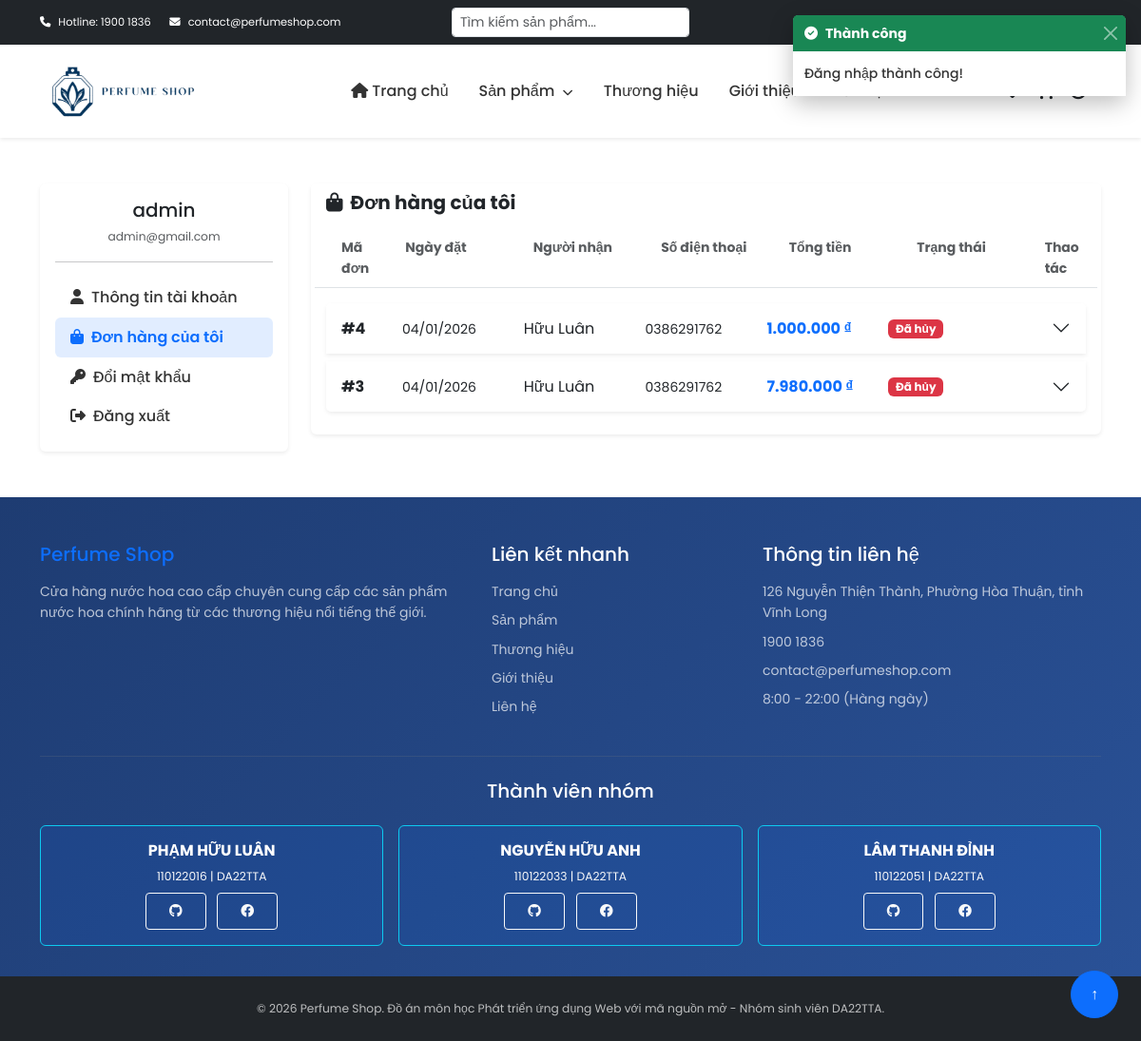
The page /views/account/orders.php (signed in) on the database as committed earlier.
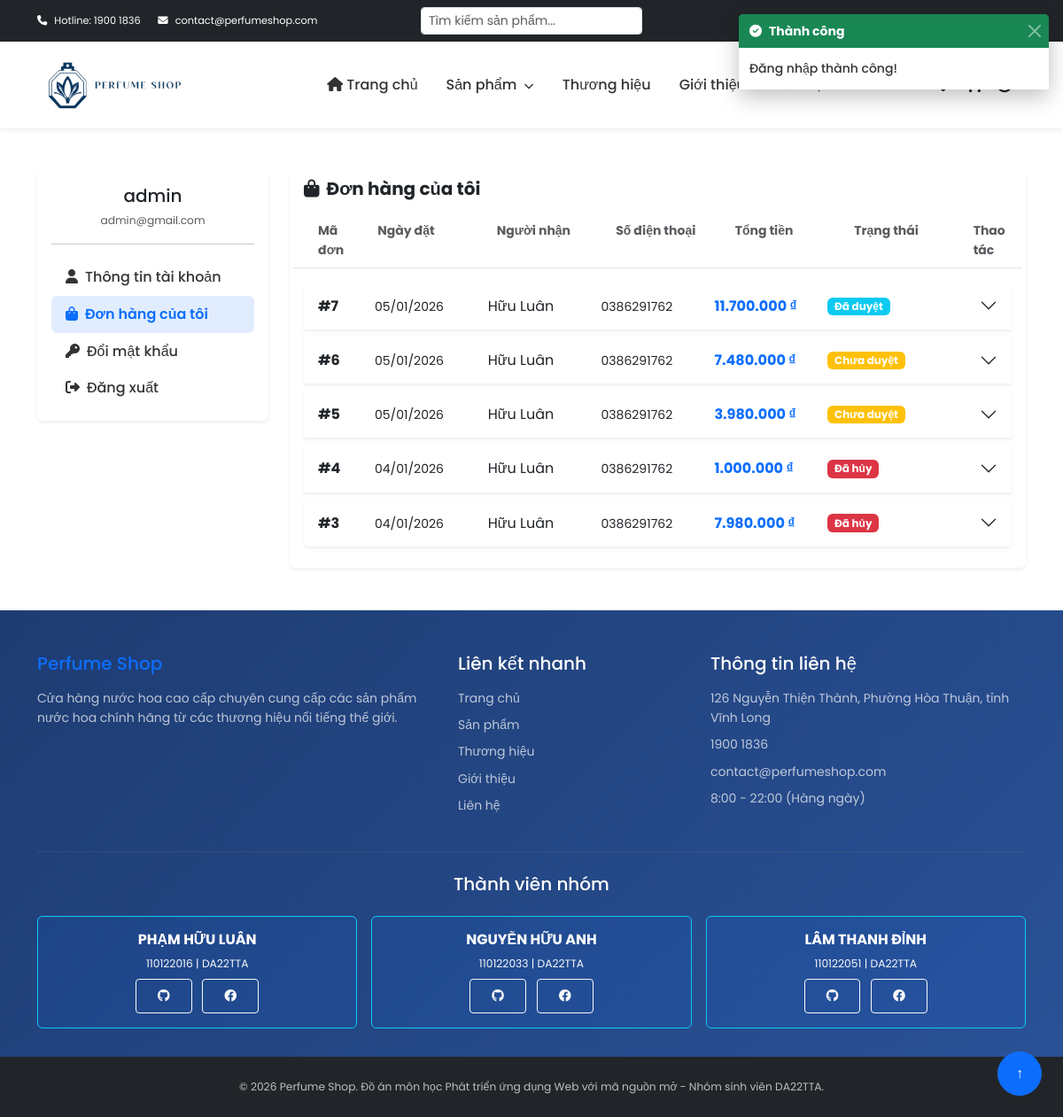
The same page on the database as committed later.
### tables this page shows
CREATE TABLE `don_hang` (
  `id` int(11) NOT NULL,
  `id_nguoi_dung` int(11) DEFAULT NULL,
  `ho_ten_nguoi_nhan` varchar(150) DEFAULT NULL,
  `so_dien_thoai_nhan` varchar(20) DEFAULT NULL,
  `dia_chi_giao_hang` text DEFAULT NULL,
  `tong_tien` decimal(12,2) DEFAULT NULL,
  `trang_thai` int(20) NOT NULL DEFAULT 0,
  `ngay_dat` datetime DEFAULT current_timestamp(),
  `ngay_xoa` datetime DEFAULT NULL
);

### models/Order.php (called while the page is built, shortened)
<?php
class Order {
    private $conn;
    private $table = 'don_hang';
    private $detail_table = 'chi_tiet_don_hang';
    public function __construct() {
        $database = new Database();
        $this->conn = $database->connect();
    }
    public function getByUserId($user_id, $limit = ORDERS_PER_PAGE, $offset = 0) {
        $query = "SELECT * FROM {$this->table}
                  WHERE id_nguoi_dung = ? AND ngay_xoa IS NULL
                  ORDER BY ngay_dat DESC
                  LIMIT ? OFFSET ?";
        $stmt = $this->conn->prepare($query);
        $stmt->bind_param("iii", $user_id, $limit, $offset);
        $stmt->execute();
        return $stmt->get_result()->fetch_all(MYSQLI_ASSOC);
    }
    public function getById($id) {
        $query = "SELECT dh.*, nd.username, nd.email
                  FROM {$this->table} dh
                  LEFT JOIN nguoi_dung nd ON dh.id_nguoi_dung = nd.id
                  WHERE dh.id = ? AND dh.ngay_xoa IS NULL";
        $stmt = $this->conn->prepare($query);
        $stmt->bind_param("i", $id);
        $stmt->execute();
        $result = $stmt->get_result();
        if ($result->num_rows > 0) {
            return $result->fetch_assoc();
        }
        return false;
    }
    public function getOrderDetails($order_id, $include_deleted = false) {
        if ($include_deleted) {
            $order = $this->getByIdWithDeleted($order_id);
        } else {
            $order = $this->getById($order_id);
        }
        $query = "SELECT ct.id, ct.id_don_hang, ct.id_san_pham, ct.so_luong, ct.don_gia as gia_ban,
                         COALESCE(sp.ten_san_pham, CONCAT('Sản phẩm #', ct.id_san_pham, ' (đã xóa)')) as ten_san_pham,
                         sp.duong_dan_hinh_anh,
                         sp.ngay_xoa
                  FROM {$this->detail_table} ct
                  LEFT JOIN san_pham sp ON ct.id_san_pham = sp.id
                  WHERE ct.id_don_hang = ?";
        $stmt = $this->conn->prepare($query);
        $stmt->bind_param("i", $order_id);
        $items = $stmt->get_result()->fetch_all(MYSQLI_ASSOC);
        return [
            'order' => $order,
            'items' => $items
        ];
    }
}
?>

### config/database.php (called while the page is built, shortened)
<?php
class Database {
    private $host = DB_HOST;
    private $user = DB_USER;
    private $pass = DB_PASS;
    private $dbname = DB_NAME;
    public function connect() {
        $this->conn = null;
        try {
            $this->conn = new mysqli($this->host, $this->user, $this->pass, $this->dbname);
            $this->conn->set_charset("utf8mb4");
        } catch (Exception $e) {
            echo "Lỗi kết nối: " . $e->getMessage();
        }
        return $this->conn;
    }
}
?>

### helpers/functions.php (called while the page is built, shortened)
<?php
function format_currency($amount) {
    return number_format($amount, 0, ',', '.') . ' ₫';
}
function format_date($date) {
    return date('d/m/Y', strtotime($date));
}
?>

### views/account/orders.php (the view, shortened to what the changed rows need)
<?php
require_once __DIR__ . '/../../helpers/functions.php';
require_once __DIR__ . '/../../models/Order.php';
$orderModel = new Order();
$page = isset($_GET['page']) ? max(1, intval($_GET['page'])) : 1;
$limit = ORDERS_PER_PAGE;
$offset = ($page - 1) * $limit;
$orders = $orderModel->getByUserId($_SESSION['user_id'], $limit, $offset);
include __DIR__ . '/../layout/header.php';
?>
<div class="container my-5">
    <div class="row">
        <div class="col-lg-9">
            <div class="card border-0 shadow-sm">
                <div class="card-body">
                    <?php if (empty($orders)): ?>
                    <div class="text-center py-5">
                        <i class="fas fa-receipt fa-4x text-muted mb-3"></i>
                        <h5 class="text-muted">Bạn chưa có đơn hàng nào</h5>
                        <a href="<?php echo BASE_URL; ?>views/products/index.php" class="btn btn-primary mt-3">
                            <i class="fas fa-shopping-bag me-2"></i>Mua sắm ngay
                        </a>
                    </div>
                    <?php else: ?>
                    <div class="accordion" id="ordersAccordion"><?php foreach ($orders as $index => $order):
                            $order_details_result = $orderModel->getOrderDetails($order['id']);
                            $status = (int)$order['trang_thai'];
                            switch($status) {
                                case ORDER_STATUS_PENDING:
                                    $badge_class = 'warning';
                                    $status_text = 'Chưa duyệt';
                                    break;
                                case ORDER_STATUS_APPROVED:
                                    $badge_class = 'info';
                                    $status_text = 'Đã duyệt';
                                    break;
                                case ORDER_STATUS_CANCELLED:
                                    $badge_class = 'danger';
                                    $status_text = 'Đã hủy';
                                    break;
                            }
                        ?>
                        <div class="accordion-item border-0 mb-2 shadow-sm">
                            <h2 class="accordion-header">
                                <button class="accordion-button collapsed p-3" type="button"
                                        data-bs-toggle="collapse"
                                        data-bs-target="#order<?php echo $order['id']; ?>">
                                    <div class="row w-100 align-items-center">
                                        <div class="col-1">
                                            <strong>#<?php echo $order['id']; ?></strong>
                                        </div>
                                        <div class="col-2">
                                            <small><?php echo format_date($order['ngay_dat']); ?></small>
                                        </div>
                                        <div class="col-2">
                                            <?php echo htmlspecialchars($order['ho_ten_nguoi_nhan']); ?>
                                        </div>
                                        <div class="col-2">
                                            <small><?php echo htmlspecialchars($order['so_dien_thoai_nhan']); ?></small>
                                        </div>
                                        <div class="col-2">
                                            <strong class="text-primary"><?php echo format_currency($order['tong_tien']); ?></strong>
                                        </div>
                                        <div class="col-2">
                                            <span class="badge bg-<?php echo $badge_class; ?>"><?php echo $status_text; ?></span>
                                        </div>
                                    </div>
                                </button>
                            </h2>
                        </div>
                        <?php endforeach; ?>
                    </div>
                    <?php endif; ?>
                </div>
            </div>
        </div>
    </div>
</div>
<?php include __DIR__ . '/../layout/footer.php'; ?>

Rows that differ between the two databases and show on the page:
added don_hang: id "7", ngay_dat "05/01/2026", ho_ten_nguoi_nhan "Hữu Luân", so_dien_thoai_nhan "0386291762", tong_tien "11.700.000 ₫", trang_thai "Đã duyệt"
added don_hang: id "6", ngay_dat "05/01/2026", ho_ten_nguoi_nhan "Hữu Luân", so_dien_thoai_nhan "0386291762", tong_tien "7.480.000 ₫", trang_thai "Chưa duyệt"
added don_hang: id "5", ngay_dat "05/01/2026", ho_ten_nguoi_nhan "Hữu Luân", so_dien_thoai_nhan "0386291762", tong_tien "3.980.000 ₫", trang_thai "Chưa duyệt"
